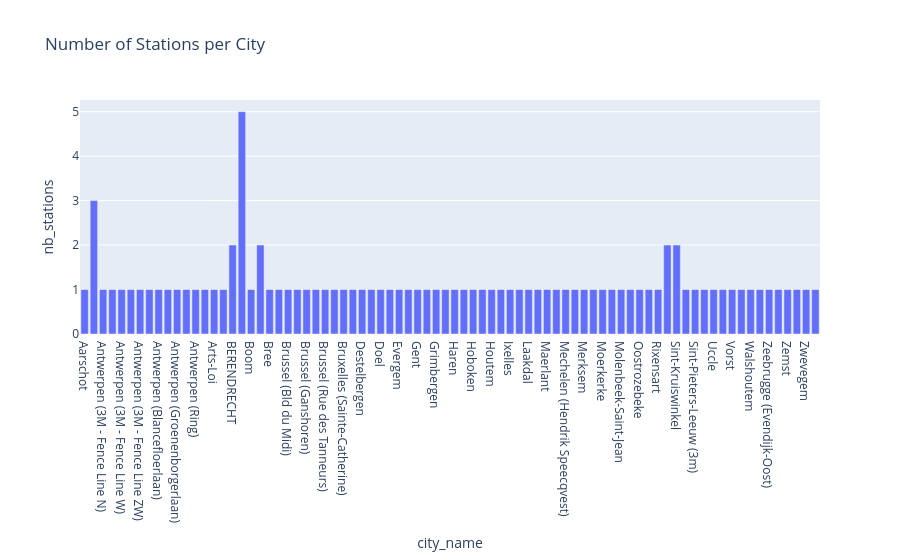

Write notebook code for a chart like this one.
### Code cell
fig = px.bar(
    stations_summary,
    x="city_name",
    y="nb_stations",
    title="Number of Stations per City"
)

fig.show()

### Figure 1 — Plotly figure (JSON) as saved in the notebook; plotly's stock layout.template omitted (floating-point values rounded to 4 significant figures)
{"data": [{"hovertemplate": "city_name=%{x}<br>nb_stations=%{y}<extra></extra>", "legendgroup": "", "marker": {"color": "#636efa", "pattern": {"shape": ""}}, "name": "", "orientation": "v", "showlegend": false, "textposition": "auto", "type": "bar", "x": ["Aarschot", "Antwerpen", "Antwerpen (3M - Fence Line N)", "Antwerpen (3M - Fence Line O)", "Antwerpen (3M - Fence Line W)", "Antwerpen (3M - Fence Line ZO)", "Antwerpen (3M - Fence Line ZW)", "Antwerpen (Belgiëlei)", "Antwerpen (Blancefloerlaan)", "Antwerpen (Burchtse Weel)", "Antwerpen (Groenenborgerlaan)", "Antwerpen (Park Spoor Noord)", "Antwerpen (Ring)", "Antwerpen (Van Averbekelaan)", "Arts-Loi", "Berchem-Sainte-Agathe", "BERENDRECHT", "Beveren", "Boom", "Borgerhout", "Bree", "Brussel (Beliardstraat)", "Brussel (Bld du Midi)", "Brussel (Bld du Régent)", "Brussel (Ganshoren)", "Brussel (Rue de Laeken)", "Brussel (Rue des Tanneurs)", "Bruxelles (Parlement UE)", "Bruxelles (Sainte-Catherine)", "Dessel", "Destelbergen", "Deurne", "Doel", "Dudzele", "Evergem", "Genk", "Gent", "Gent (G. Callierlaan)", "Grimbergen", "Ham", "Haren", "Hasselt", "Hoboken", "Hoevenen", "Houtem", "Houthalen-Helchteren", "Ixelles", "Kallo", "Laakdal", "Linkeroever", "Maerlant", "Mariakerke", "Mechelen (Hendrik Speecqvest)", "Menen", "Merksem", "Meudon", "Moerkerke", "Mol", "Molenbeek-Saint-Jean", "Oosteeklo", "Oostrozebeke", "Rieme", "Rixensart", "Roeselare", "Sint-Kruiswinkel", "Sint-Pieters-Leeuw", "Sint-Pieters-Leeuw (3m)", "Steenokkerzeel", "Uccle", "Vilvoorde", "Vorst", "Wachtebeke", "Walshoutem", "Zeebrugge", "Zeebrugge (Evendijk-Oost)", "Zelzate", "Zemst", "Zuienkerke", "Zwevegem", "Zwijndrecht (Neerstraat)"], "xaxis": "x", "y": [1, 3, 1, 1, 1, 1, 1, 1, 1, 1, 1, 1, 1, 1, 1, 1, 2, 5, 1, 2, 1, 1, 1, 1, 1, 1, 1, 1, 1, 1, 1, 1, 1, 1, 1, 1, 1, 1, 1, 1, 1, 1, 1, 1, 1, 1, 1, 1, 1, 1, 1, 1, 1, 1, 1, 1, 1, 1, 1, 1, 1, 1, 1, 2, 2, 1, 1, 1, 1, 1, 1, 1, 1, 1, 1, 1, 1, 1, 1, 1], "yaxis": "y"}], "layout": {"barmode": "relative", "legend": {"tracegroupgap": 0}, "title": {"text": "Number of Stations per City"}, "xaxis": {"anchor": "y", "domain": [0, 1], "title": {"text": "city_name"}}, "yaxis": {"anchor": "x", "domain": [0, 1], "title": {"text": "nb_stations"}}}}
